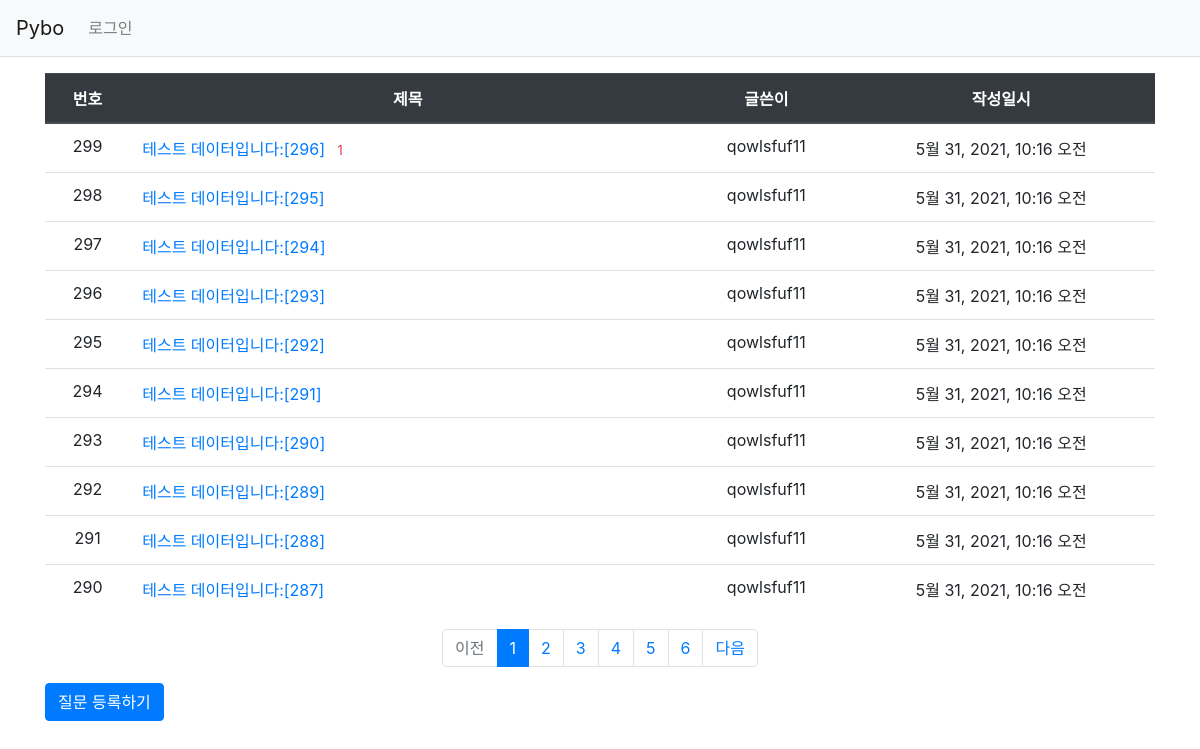
The page / on the database its author committed.
### pybo/models.py (models this page shows, shortened)
class Question(models.Model): # 데이터 베이스 모델
    modify_date = models.DateTimeField(null=True, blank=True)
    author = models.ForeignKey(User, on_delete=models.CASCADE)
    subject=models.CharField(max_length=200)
    content=models.TextField()
    create_date=models.DateTimeField()

### pybo/views/base_views.py (the view)
# urls.py: path('', base_views.index, name='index'),
def index(request):
    pageno=request.GET.get('page','1')
    question_list=Question.objects.order_by('-create_date')
    pages=Paginator(question_list,10)
    onepage=pages.get_page(pageno)
    context={'ql':onepage}
    return render(request,'pybo/question_list.html',context)

### pybo/templatetags/pybo_filter.py (called while the page is built)
@register.filter
def sub(value,arg):
    return value - arg

### templates/pybo/question_list.html
{% extends 'base.html' %}
{% load pybo_filter %}
{% block content %}
<div class="container my-3">
    <table class="table">
        <thead>
        <tr class="text-center thead-dark">
            <th>번호</th>
            <th style="width:50%">제목</th>
            <th>글쓴이</th>
            <th>작성일시</th>
        </tr>
        </thead>
        <tbody>
        {% if ql %}
        {% for question in ql %}
        <tr class="text-center">
            <td>{{ ql.paginator.count|sub:ql.start_index|sub:forloop.counter0|add:1 }}</td>
            <td class="text-left">
                <a href="{% url 'pybo:detail' question.id %}">{{ question.subject }}</a>
                {% if question.answer_set.count > 0 %}
                <span class="text-danger small ml-2">{{ question.answer_set.count }}</span>
                {% endif %}
            </td>
            <td>{{ question.author.username }}</td>
            <td>{{ question.create_date }}</td>
        </tr>
        {% endfor %}
        {% else %}
        <tr>
            <td colspan="3">질문이 없습니다.</td>
        </tr>
        {% endif %}
        </tbody>
    </table>
    <ul class="pagination justify-content-center">
        {% if ql.has_previous %}
        <li class="page-item">
            <a class="page-link" href="?page={{ ql.previous_page_number }}">이전</a>
        </li>
        {% else %}
        <li class="page-item disabled">
            <a class="page-link" tabindex="-1" aria-disabled="true" href="#">이전</a>
        </li>
        {% endif %}
        {% for page_number in ql.paginator.page_range %}
        {% if page_number >= ql.number|add:-5 and page_number <= ql.number|add:5 %}
            {% if page_number == ql.number %}
            <li class="page-item active" aria-current="page">
                <a class="page-link" href="?page={{ page_number }}">{{ page_number }}</a>
            </li>
            {% else %}
            <li class="page-item">
                <a class="page-link" href="?page={{ page_number }}">{{ page_number }}</a>
            </li>
            {% endif %}
        {% endif %}
        {% endfor %}
        {% if ql.has_next %}
        <li class="page-item">
            <a class="page-link" href="?page={{ ql.next_page_number }}">다음</a>
        </li>
        {% else %}
        <li class="page-item disabled">
            <a class="page-link" tabindex="-1" aria-disabled="true" href="#">다음</a>
        </li>
        {% endif %}
    </ul>
    <a href="{% url 'pybo:question_create' %}" class="btn btn-primary">질문 등록하기</a>
</div>
{% endblock %}

### templates/base.html (shortened to what this page needs)
{% load static %}
<html lang="ko">
<head>
    <link rel="stylesheet" type="text/css" href="{% static 'bootstrap.min.css' %}">
    <link rel="stylesheet" type="text/css" href="{% static 'style.css' %}">
</head>
<body>
{% include "navbar.html" %}
{% block content %}
{% endblock %}
</body>
</html>

### templates/navbar.html (shortened to what this page needs)
<nav class="navbar navbar-expand-lg navbar-light bg-light border-bottom">
    <a class="navbar-brand" href="{% url 'pybo:index' %}">Pybo</a>
    <div class="collapse navbar-collapse flex-grow-0" id="navbarNav">
        <ul class="navbar-nav">
            <li class="nav-item ">
                {% if user.is_authenticated %}
                <a class="nav-link" href="{% url 'common:logout' %}">{{ user.username }} (로그아웃)</a>
                {% else %}
                <a class="nav-link" href="{% url 'common:login' %}">로그인</a>
                {% endif %}
            </li>
        </ul>
    </div>
</nav>

### rows shown on the page
Question: paginator.count|sub "299", subject "테스트 데이터입니다:[296]", answer_set.count "1", author.username "qowlsfuf11", create_date "5월 31, 2021, 10:16 오전"
Question: paginator.count|sub "298", subject "테스트 데이터입니다:[295]", author.username "qowlsfuf11", create_date "5월 31, 2021, 10:16 오전"
Question: paginator.count|sub "297", subject "테스트 데이터입니다:[294]", author.username "qowlsfuf11", create_date "5월 31, 2021, 10:16 오전"
Question: paginator.count|sub "296", subject "테스트 데이터입니다:[293]", author.username "qowlsfuf11", create_date "5월 31, 2021, 10:16 오전"
Question: paginator.count|sub "295", subject "테스트 데이터입니다:[292]", author.username "qowlsfuf11", create_date "5월 31, 2021, 10:16 오전"
Question: paginator.count|sub "294", subject "테스트 데이터입니다:[291]", author.username "qowlsfuf11", create_date "5월 31, 2021, 10:16 오전"
Question: paginator.count|sub "293", subject "테스트 데이터입니다:[290]", author.username "qowlsfuf11", create_date "5월 31, 2021, 10:16 오전"
Question: paginator.count|sub "292", subject "테스트 데이터입니다:[289]", author.username "qowlsfuf11", create_date "5월 31, 2021, 10:16 오전"
Question: paginator.count|sub "291", subject "테스트 데이터입니다:[288]", author.username "qowlsfuf11", create_date "5월 31, 2021, 10:16 오전"
Question: paginator.count|sub "290", subject "테스트 데이터입니다:[287]", author.username "qowlsfuf11", create_date "5월 31, 2021, 10:16 오전"

### other values the page prints
{{ page_number }} "1"
{{ page_number }} "2" "3" "4" "5" "6"
